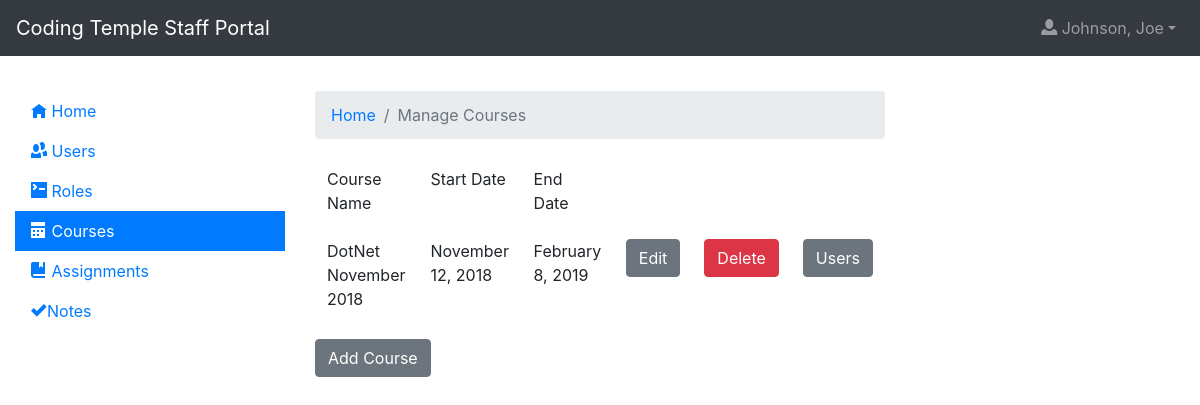
Before: /courses/ (signed in) with the older database file.
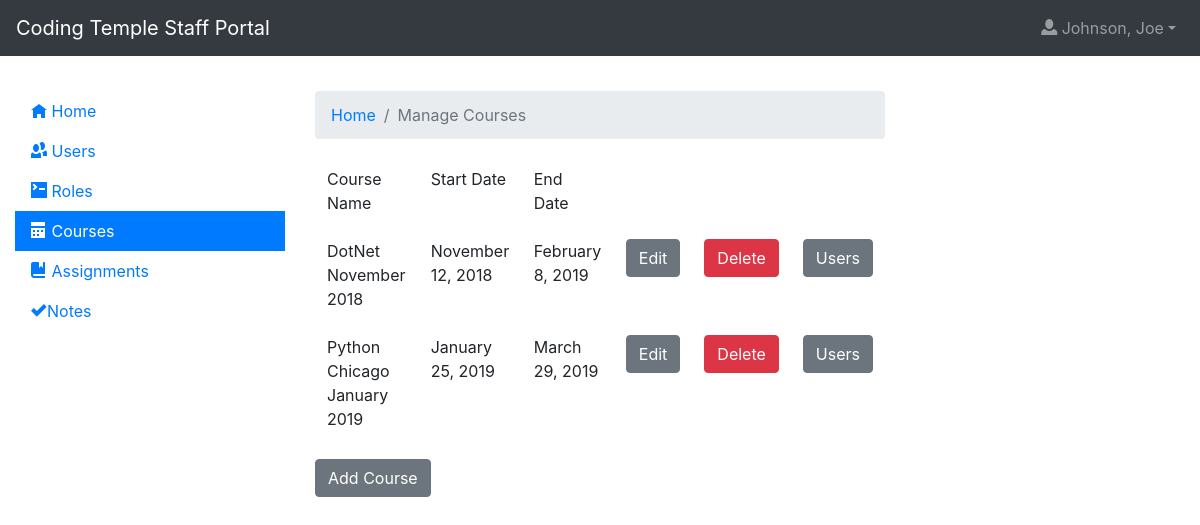
After: the same page with the newer database file.
### app/models.py (models this page shows, shortened)
class TimestampMixin(object):
    created = db.Column(
        db.DateTime, nullable=False, default=datetime.utcnow)
    updated = db.Column(db.DateTime, default=datetime.utcnow, onupdate=datetime.utcnow)

class Course(TimestampMixin, db.Model):
  id = db.Column(db.Integer, primary_key=True)
  name = db.Column(db.String)
  start_date = db.Column(db.DateTime)
  end_date = db.Column(db.DateTime)

### app/blueprints/courses/__init__.py (the view)
@courses.route('/', methods=['GET'])
@login_required
@authorize
def index():
  context = {
      'courses': Course.query.order_by('start_date').all(),
      'title': 'Courses'
  }
  return render_template('courses/index.html', **context)

### app/models.py (called while the page is built)
@login.user_loader
def load_user(id):
  return User.query.get(int(id))

### app/blueprints/courses/templates/courses/index.html (shortened to what this page needs)
{% extends 'layout.html' %}
{% block app_content %}
    <nav aria-label="breadcrumb">
        <ol class="breadcrumb">
            <li class="breadcrumb-item"><a href="{{url_for('index')}}">Home</a></li>
            <li class="breadcrumb-item active">Manage Courses</li>
        </ol>
    </nav>
    <table class="table table-borderless">
        <tbody>
            <tr>
                <td>Course Name</td>
                <td>Start Date</td>
                <td>End Date</td>
            </tr>
            {% for course in courses %}
                <tr>
                    <td>{{course.name}}</td>
                    <td>{{ moment(course.start_date).format('LL') }}</td>
                    <td>{{ moment(course.end_date).format('LL') }}</td>
                    <td><a href="{{url_for('courses.edit')}}?id={{course.id}}" class="btn btn-secondary">Edit</a></td>
                    <td><form action="{{url_for('courses.delete')}}" method="POST">
                        <input type="submit" class="btn btn-danger" value="Delete" />
                    </form></td>
                    <td>
                        <a href="{{url_for('courses.usercourses')}}?id={{course.id}}" class="btn btn-secondary">Users</a>
                    </td>
                </tr>
            {% endfor %}
        </tbody>
    </table>
    <a href="{{url_for('courses.add')}}" class="btn btn-secondary">Add Course</a>
{% endblock %}

Changed rows visible on the page:
added Course: name "Python Chicago January 2019", start_date "January 25, 2019", end_date "March 29, 2019"
